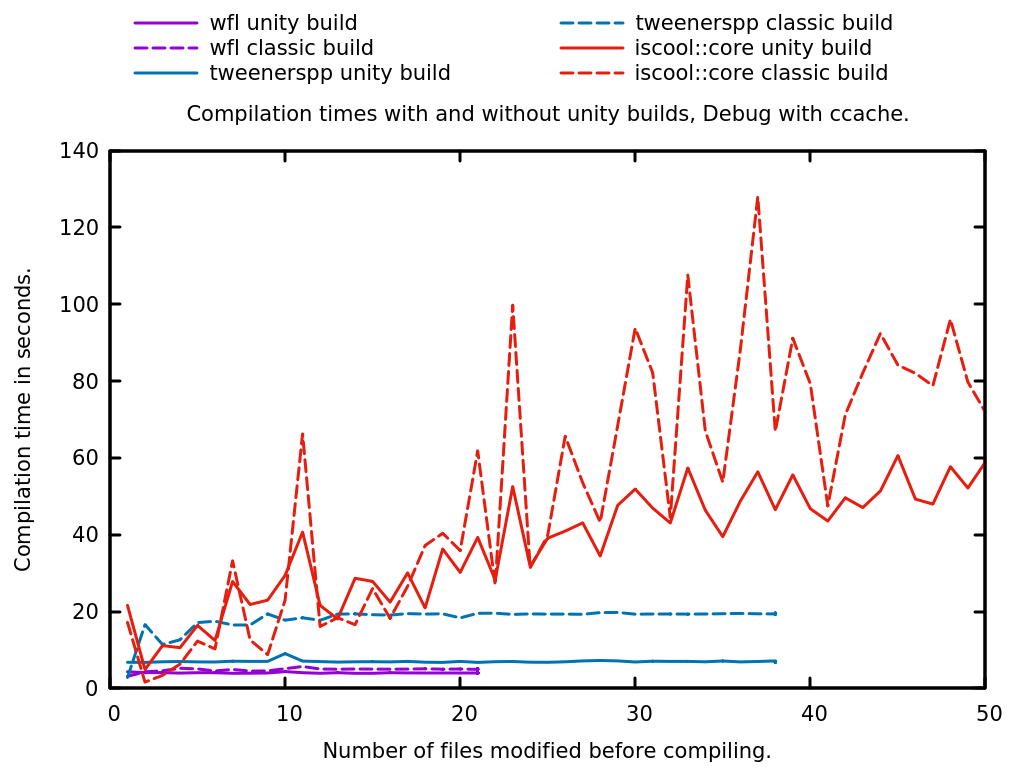

Generate this figure with gnuplot:
set terminal qt linewidth 3 font "Sans,12" size 1024,768
set size
set title "Compilation times with and without unity builds, Debug with ccache."
set xlabel "Number of files modified before compiling."
set ylabel "Compilation time in seconds."

set key reverse above Left maxrows 2

set xrange [0:50]

plot "weak-function.data" using 1:3 title "wfl unity build" \
                with lines linetype 1, \
     "weak-function.data" using 1:4 title "wfl classic build" \
                with lines linetype 1 dashtype 2, \
     "tweenerspp.data" using 1:3 title "tweenerspp unity build" \
                       with lines linetype 6, \
     "tweenerspp.data" using 1:4 title "tweenerspp classic build" \
                       with lines linetype 6 dashtype 2, \
     "iscool-core.data" using 1:3 title "iscool::core unity build" \
                        with lines linetype 7, \
     "iscool-core.data" using 1:4 title "iscool::core classic build" \
                        with lines linetype 7 dashtype 2
     
